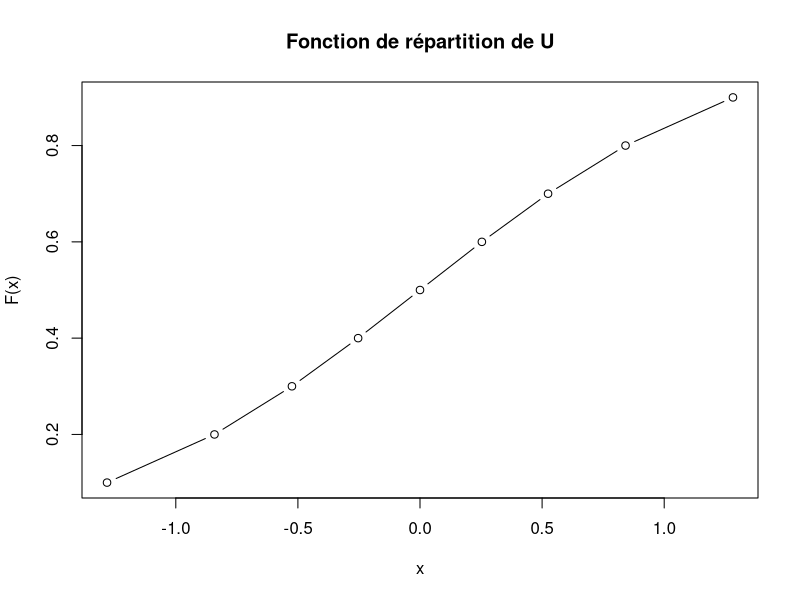

The R source for this figure:
# Exercice preliminaire
# Repr ́esenter sur un mˆeme graphique les densit ́e des lois N(μ,σ) pour les couples
# (μ,σ) ∈{(0,1),(0,0.5),(0,2),(3,1)} en quatre couleurs diff ́erentes. Y ajouter les verticales passant
# par -1 et 1 et repr ́esenter en rouge le segment de l’axe des abscisses o`u |x|≤1. En num ́erotant les
# quatre courbes de 1 `a 4, classer dans l’ordre croissant les quatre valeurs p1,p2,p3 et p4 o`u pi est
# d ́efinie comme la probabilit ́e que la variable de densit ́e num ́ero i soit `a une distance inf ́erieure `a 1
# de 0 (P(X ∈[0 −1,0 + 1] = [−1,1])).


# Exercice 1
# Soit X une variable de loi N(μ,σ) avec μ et σ quelconques et U de loi N(0,1)
# Calculer P(X ∈[−2,4]) avec μ = 2 et σ = 3
dnorm(4, 2, 3) - dnorm(-2, 2, 3)

# Choisir deux valeurs pour μ et σ et calculer P(X ∈[μ −σ,μ + σ]). Changer les valeurs de l’un ou
# l’autre des param`etres ou les deux et recalculer la probabilit ́e pr ́ec ́edente
dnorm(2 + 3, 2, 3) - dnorm(2 - 3, 2, 3)

# Calculer , P(X ∈[μ −2σ,μ + 2σ]) et P(X ∈[μ −3σ,μ + 3σ]) pour un couple (μ,σ) quelconque et
# choisi au pr ́ealable.
dnorm(2 + 2 * 3, 2, 3) - dnorm(2 - 2 * 3, 2, 3)

# Soit n = 9, calculer les quantiles d’ordres 1/(n + 1),2/(n + 1),....,n/(n + 1) de la variable U. Il
# s’agit des d ́eciles (ils sont neuf et coupent la droite r ́elle en dix intervalles tels que la probabilit ́e de
# se trouver X dans chacun de ces intervalles vaille 10%. Les retrouver sur les tables statistiques
qnorm(seq(1 / (9 + 1), 9 / (9 + 1), length.out = 9))

# Tracer la fonction de r ́epartition de U et marquer par des points rouges sur l’axe des abscisses les
# positions des quantiles pr ́ec ́edemment calcul ́es. Placer sur l’axe des ordonn ́ees des points rouges
# pour repr ́esenter les points d’abscisse 0 et ordonn ́ees 1/(n + 1),2/(n + 1),...n/(n + 1). Ajouter
# `a l’aide de la fonction graphique secondaire segments des segments verticaux en pointill ́es noirs
# allant d’un quantile plac ́e sur l’axe des abscisses jusqu’`a l’intersection avec la courbe trac ́ee. Idem
# du point obtenu tracer une horizontale en pointill ́es jusqu’`a l’axe des ordonn ́ees
plot(qnorm(seq(1 / (9 + 1), 9 / (9 + 1), length.out = 9)), seq(1 / (9 + 1), 9 / (9 + 1), length.out = 9), type = "b", xlab = "x", ylab = "F(x)", main = "Fonction de répartition de U")

# Calculer les quantiles d’ordres 1/(n + 1),2/(n + 1),....,n/(n + 1) de la variable X avec μ = −1 et
# σ = 5 et repr ́esenter les quantiles obtenus pour X selon ceux obtenus pour U.
qnorm(seq(1 / (9 + 1), 9 / (9 + 1), length.out = 9), -1, 5)

# Rajouter sur votre graphique la droite d’ ́equation y = σx + μ. Conclure

# Exercice 2
# Soit X une variable de loi N(μ,σ) avec μ = 2 et σ = 3. Soient les  ́ev`enements A = {X ∈ [1,5]},
# B = {X ∈[0,2[}, C = {X ≥2} et D = {X ≤0}.

# Calculer les probabilit ́es des  ́ev`enements A,B,C et D.
dnorm(5, 2, 3) - dnorm(1, 2, 3)
dnorm(2, 2, 3)
dnorm(Inf, 2, 3) - dnorm(2, 2, 3)
dnorm(0, 2, 3)

# Calculer les probabilit ́es conditionnelles de A sachant B, A sachant C et A sachant D
dnorm(5, 2, 3) - dnorm(1, 2, 3) / dnorm(2, 2, 3)
dnorm(5, 2, 3) - dnorm(1, 2, 3) / (dnorm(Inf, 2, 3) - dnorm(2, 2, 3))
dnorm(5, 2, 3) - dnorm(1, 2, 3) / dnorm(0, 2, 3)

# Retrouver la valeur de P(A) en utilisant la formule des probabilit ́es totales appliqu ́ees avec la
# partition (B,C,D) de l’univers de tous les possibles Ω.
dnorm(5, 2, 3) - dnorm(1, 2, 3) / (dnorm(2, 2, 3) + dnorm(Inf, 2, 3) - dnorm(2, 2, 3) + dnorm(0, 2, 3))
